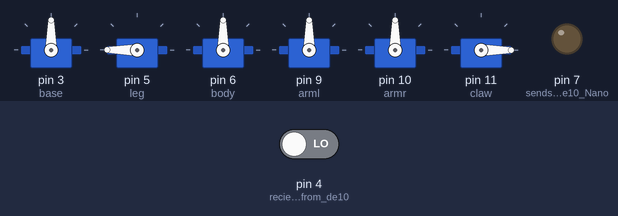
This sketch was run on a simulated Arduino Nano, built with avr-gcc and run on an emulated ATmega328P. Parts: 6 × servo, output pins drawn as LEDs (lit = HIGH). Inputs (shaded band) come from the test bench; at power-on: pin 4 (recieves_signal_from_de10) LOW.

Above: at 8.2 s.
8.3 s: pin 4 (recieves_signal_from_de10) driven HIGH
At 10.5 s:
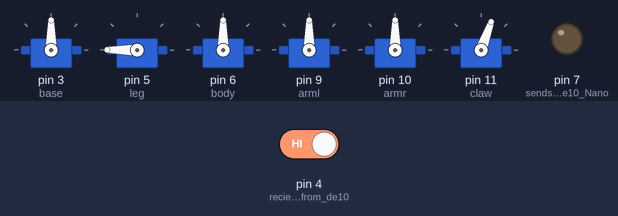
At 36.3 s:
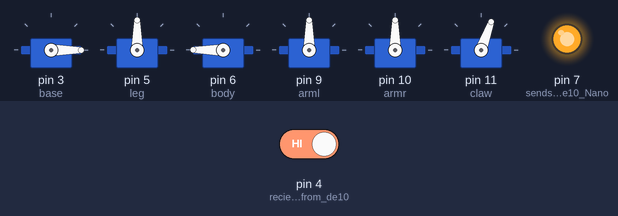
Timing chart, 0 to 39.2 s (numbered marks = the images above; inputs shaded):
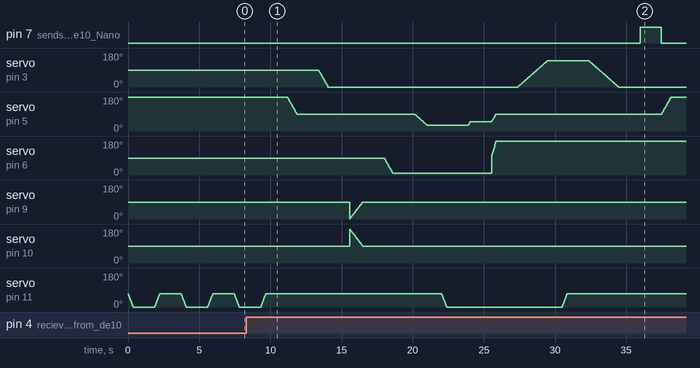

The sketch:

armcontrol.ino
```cpp
#include <Servo.h>

Servo base;
Servo leg;
Servo body;
Servo arml;
Servo armr;
Servo claw;

int pos =0;

void setup() {
  //declaring digital I/O pins as Input or Output
  pinMode(3, OUTPUT);
  pinMode(5, OUTPUT);
  pinMode(6, OUTPUT);
  pinMode(9, OUTPUT);
  pinMode(10,OUTPUT);
  pinMode(11,OUTPUT);
  pinMode(7, OUTPUT);                 // sends signal to de10 Nano
  pinMode(4, INPUT);                  // recieves signal from de10 Nano

//assigning control/position pin of the servo motors to the PWM signal pins of the arduino
  base.attach(3);
  leg.attach(5);
  body.attach(6);
  arml.attach(9);
  armr.attach(10);
  claw.attach(11);
//fixing the initial position of all servo motors of the robotic arm
  base.write(90);
  body.write(90);
  leg.write(180);
  arml.write(90);
  armr.write(90);
  claw.write(70);
}

void loop(){
  if(digitalRead(4)==HIGH){
  // robotic arm gets into plucking position from initial
  for(pos=180;pos>=90;pos-=2){
    leg.write(pos);
    delay(15);}
  delay(1500);
  for(pos=90;pos>=0;pos-=2){
    base.write(pos);
    delay(15);}
  delay(1500);

  //starts plucking
  for(pos=180;pos>=90;pos-=1){        //plucking claw plucks the plant
    arml.write(180-pos);
    armr.write(pos);
    delay(10);}
  delay(1500);
  for(pos=90;pos>=10;pos-=2){         //body moves down for picking position
    body.write(pos);
    delay(15);}
  delay(1500);
  for(pos=90;pos>=30;pos-=1){         //leg moves down for picking position
    leg.write(pos);
    delay(15);}
  delay(1000);
  for(pos=70;pos>=0;pos-=2){          //claw holds the plant
    claw.write(pos);
    delay(10);}
  delay(1500);
  for(pos=30;pos<50;pos+=2){          //leg moves up after picking up the plant
    leg.write(pos);
    delay(15);}
  delay(1500);
  for(pos=50;pos<=90;pos+=2){         //leg and body moves up together after picking the plant
    body.write(2*pos);
    leg.write(pos);
    delay(15);}
  delay(1500);
  for(pos=0;pos<=140;pos+=1){         //base of the arm rotates to storage position
    base.write(pos);
    delay(15);}
  delay(1000);
  for(pos=0;pos<=70;pos+=2){          //claw releases the plant in the container
    claw.write(pos);
    delay(10);}
  delay(1500);
  for(pos=140;pos>=0;pos-=1){         //base of the arm returns back to original position
    base.write(pos);
    delay(15);}
  delay(1500);
  digitalWrite(7, HIGH);              //sending signal to de10 Nano that plant is plucked and stored successfully
  delay(1500);
  digitalWrite(7, LOW);
//robotic arm goes back to initial position
  for(pos=90;pos<=180;pos+=2){
    leg.write(pos);
    delay(15);}
  delay(1500);
  for(pos=0;pos<=90;pos+=2){
    base.write(pos);
    delay(15);}
  delay(1500);}
  else{
//holding claw opens and closes while searching for medicinal plant
    for(pos=70;pos>=0;pos-=2){
    claw.write(pos);
    delay(10);}
  delay(1500);
  for(pos=0;pos<=70;pos+=2){
    claw.write(pos);
    delay(10);}
  delay(1500);}
}
```

Measured:
- after the input at 8.3 s, pin 7 (sends_signal_to_de10_Nano): LOW → HIGH after 27.7 s, → LOW 1.5 s later
